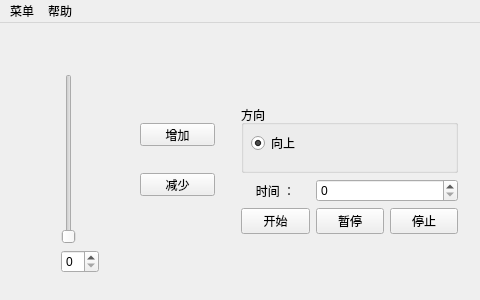
<?xml version="1.0" encoding="UTF-8"?>
<ui version="4.0">
 <class>MainWindow</class>
 <widget class="QMainWindow" name="MainWindow">
  <property name="geometry">
   <rect>
    <x>0</x>
    <y>0</y>
    <width>480</width>
    <height>300</height>
   </rect>
  </property>
  <property name="windowTitle">
   <string>upup</string>
  </property>
  <widget class="QWidget" name="centralWidget">
   <widget class="QPushButton" name="button_up">
    <property name="geometry">
     <rect>
      <x>140</x>
      <y>100</y>
      <width>75</width>
      <height>23</height>
     </rect>
    </property>
    <property name="text">
     <string>增加</string>
    </property>
   </widget>
   <widget class="QPushButton" name="button_donw">
    <property name="geometry">
     <rect>
      <x>140</x>
      <y>150</y>
      <width>75</width>
      <height>23</height>
     </rect>
    </property>
    <property name="text">
     <string>减少</string>
    </property>
   </widget>
   <widget class="QWidget" name="layoutWidget">
    <property name="geometry">
     <rect>
      <x>50</x>
      <y>40</y>
      <width>60</width>
      <height>221</height>
     </rect>
    </property>
    <layout class="QVBoxLayout" name="verticalLayout">
     <item>
      <widget class="QSlider" name="slider_1">
       <property name="orientation">
        <enum>Qt::Vertical</enum>
       </property>
      </widget>
     </item>
     <item>
      <widget class="QSpinBox" name="spinbox_1"/>
     </item>
    </layout>
   </widget>
   <widget class="QWidget" name="layoutWidget">
    <property name="geometry">
     <rect>
      <x>230</x>
      <y>71</y>
      <width>239</width>
      <height>151</height>
     </rect>
    </property>
    <layout class="QGridLayout" name="gridLayout">
     <item row="0" column="0" colspan="3">
      <widget class="QGroupBox" name="direction_group_body">
       <property name="title">
        <string>方向</string>
       </property>
       <widget class="QRadioButton" name="direction_up">
        <property name="geometry">
         <rect>
          <x>10</x>
          <y>30</y>
          <width>139</width>
          <height>16</height>
         </rect>
        </property>
        <property name="text">
         <string>向上</string>
        </property>
        <property name="checked">
         <bool>true</bool>
        </property>
       </widget>
       <widget class="QRadioButton" name="direction_down">
        <property name="geometry">
         <rect>
          <x>10</x>
          <y>70</y>
          <width>139</width>
          <height>16</height>
         </rect>
        </property>
        <property name="text">
         <string>向下</string>
        </property>
       </widget>
      </widget>
     </item>
     <item row="1" column="0">
      <widget class="QLabel" name="label">
       <property name="contextMenuPolicy">
        <enum>Qt::DefaultContextMenu</enum>
       </property>
       <property name="layoutDirection">
        <enum>Qt::LeftToRight</enum>
       </property>
       <property name="text">
        <string>时间 ：</string>
       </property>
       <property name="alignment">
        <set>Qt::AlignCenter</set>
       </property>
      </widget>
     </item>
     <item row="1" column="1" colspan="2">
      <widget class="QSpinBox" name="time_value"/>
     </item>
     <item row="2" column="0">
      <widget class="QPushButton" name="button_start">
       <property name="text">
        <string>开始</string>
       </property>
      </widget>
     </item>
     <item row="2" column="1">
      <widget class="QPushButton" name="button_pause">
       <property name="text">
        <string>暂停</string>
       </property>
      </widget>
     </item>
     <item row="2" column="2">
      <widget class="QPushButton" name="button_stop">
       <property name="text">
        <string>停止</string>
       </property>
      </widget>
     </item>
    </layout>
   </widget>
  </widget>
  <widget class="QMenuBar" name="menuBar">
   <property name="geometry">
    <rect>
     <x>0</x>
     <y>0</y>
     <width>480</width>
     <height>25</height>
    </rect>
   </property>
   <widget class="QMenu" name="menu">
    <property name="title">
     <string>菜单</string>
    </property>
    <widget class="QMenu" name="menu_Language">
     <property name="title">
      <string>语言(Language)</string>
     </property>
     <addaction name="L_zh"/>
     <addaction name="L_en"/>
    </widget>
    <addaction name="menu_Language"/>
    <addaction name="menu_exit"/>
   </widget>
   <widget class="QMenu" name="menu_2">
    <property name="title">
     <string>帮助</string>
    </property>
    <addaction name="help_about"/>
   </widget>
   <addaction name="menu"/>
   <addaction name="menu_2"/>
  </widget>
  <action name="menu_exit">
   <property name="icon">
    <iconset resource="ico_pic.qrc">
     <normaloff>:/ico/exit_ico.png</normaloff>:/ico/exit_ico.png</iconset>
   </property>
   <property name="text">
    <string>退出</string>
   </property>
   <property name="shortcut">
    <string>Alt+E</string>
   </property>
  </action>
  <action name="help_about">
   <property name="text">
    <string>关于</string>
   </property>
   <property name="shortcut">
    <string>Alt+A</string>
   </property>
  </action>
  <action name="L_zh">
   <property name="checkable">
    <bool>true</bool>
   </property>
   <property name="checked">
    <bool>true</bool>
   </property>
   <property name="text">
    <string>中文</string>
   </property>
  </action>
  <action name="L_en">
   <property name="checkable">
    <bool>true</bool>
   </property>
   <property name="text">
    <string>English</string>
   </property>
  </action>
 </widget>
 <layoutdefault spacing="6" margin="11"/>
 <resources>
  <include location="ico_pic.qrc"/>
 </resources>
 <connections>
  <connection>
   <sender>slider_1</sender>
   <signal>valueChanged(int)</signal>
   <receiver>spinbox_1</receiver>
   <slot>setValue(int)</slot>
   <hints>
    <hint type="sourcelabel">
     <x>63</x>
     <y>188</y>
    </hint>
    <hint type="destinationlabel">
     <x>88</x>
     <y>274</y>
    </hint>
   </hints>
  </connection>
  <connection>
   <sender>spinbox_1</sender>
   <signal>valueChanged(int)</signal>
   <receiver>slider_1</receiver>
   <slot>setValue(int)</slot>
   <hints>
    <hint type="sourcelabel">
     <x>64</x>
     <y>277</y>
    </hint>
    <hint type="destinationlabel">
     <x>68</x>
     <y>119</y>
    </hint>
   </hints>
  </connection>
 </connections>
</ui>
